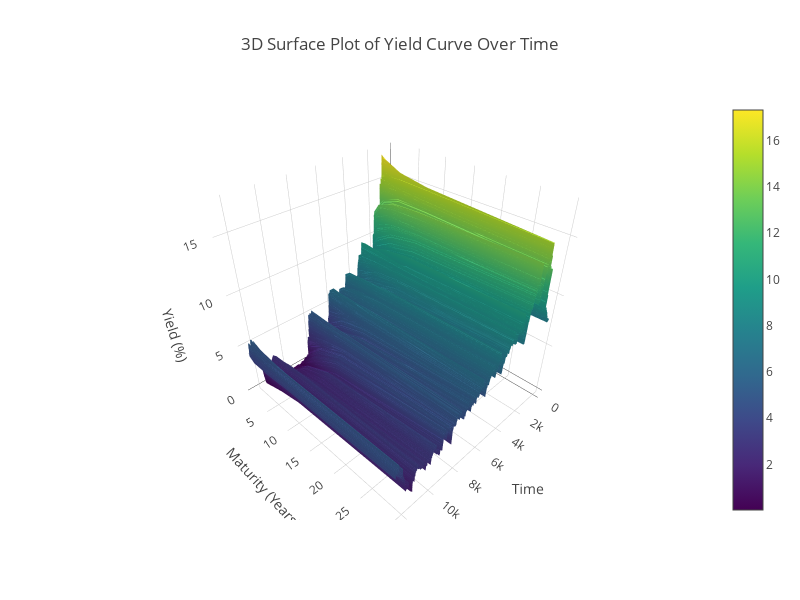

Notebook code for this chart:
### Code cell
# Prepare data for 3D plotting
# Convert dates to numerical values for the x-axis
time_values = np.arange(len(yc.index))
maturity_values = [1, 2, 5, 10, 30]  # Maturities in years
yield_values = yc.values.T  # Transpose to get maturities as rows for z-axis

# Create a 3D surface plot
fig = go.Figure(data=[go.Surface(z=yield_values, x=time_values, y=maturity_values, colorscale='Viridis')])
fig.update_layout(title="3D Surface Plot of Yield Curve Over Time",
                  scene=dict(xaxis_title='Time', yaxis_title='Maturity (Years)', zaxis_title='Yield (%)'),
                  autosize=False, width=800, height=600)
fig.show()

### Figure 1 — Plotly figure (JSON) as saved in the notebook; plotly's stock layout.template omitted (floating-point values rounded to 4 significant figures; data arrays with more than 128 entries replaced by an {"elided": "..."} marker saying what was removed)
{"data": [{"colorscale": [[0, "#440154"], [0.1111, "#482878"], [0.2222, "#3e4989"], [0.3333, "#31688e"], [0.4444, "#26828e"], [0.5556, "#1f9e89"], [0.6667, "#35b779"], [0.7778, "#6ece58"], [0.8889, "#b5de2b"], [1, "#fde725"]], "type": "surface", "x": {"elided": "12448 int values"}, "y": [1, 2, 5, 10, 30], "z": {"elided": "5x12448 float values"}}], "layout": {"autosize": false, "height": 600, "scene": {"xaxis": {"title": {"text": "Time"}}, "yaxis": {"title": {"text": "Maturity (Years)"}}, "zaxis": {"title": {"text": "Yield (%)"}}}, "title": {"text": "3D Surface Plot of Yield Curve Over Time"}, "width": 800}}
